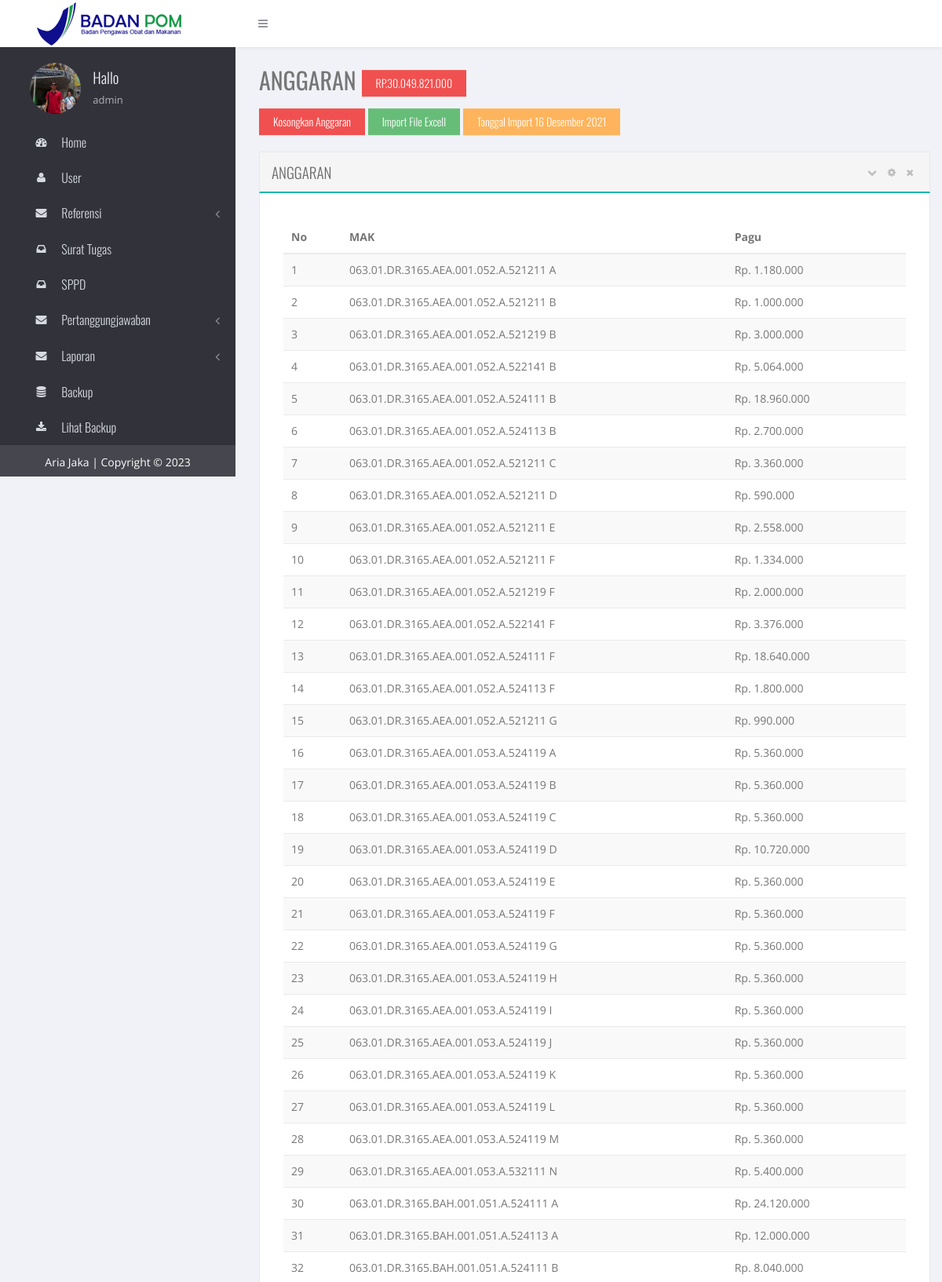
The page /admin/index.php?mod=anggaran&act=view (signed in, upper part) on the database its author committed.
### tables this page shows
CREATE TABLE IF NOT EXISTS `user` (
  `id_user` int(10) NOT NULL AUTO_INCREMENT,
  `nama` varchar(100) NOT NULL,
  `username` varchar(25) NOT NULL,
  `password` varchar(100) NOT NULL,
  `status` int(5) NOT NULL,
  PRIMARY KEY (`id_user`)
);

CREATE TABLE IF NOT EXISTS `anggaran` (
  `id` int(11) NOT NULL AUTO_INCREMENT,
  `mak` varchar(50) NOT NULL,
  `kegiatan` varchar(256) NOT NULL,
  `pagu` bigint(20) NOT NULL,
  `tanggal_revisi` date NOT NULL,
  PRIMARY KEY (`id`)
);

### admin/sql/realisasi/view.php (called while the page is built)
<?php
	$sql = "SELECT * FROM anggaran ORDER BY id";
	$realisasi= mysql_query($sql)or die("Query failed with error: ".mysql_error());
?>

### admin/view/anggaran/view-anggaran.php (the view, shortened to what this page needs)
<div class="col-lg-12">
<section class="box ">
    <header class="panel_header">
        <h2 class="title pull-left">Anggaran</h2>
        <div class="actions panel_actions pull-right">
            <i class="box_toggle fa fa-chevron-down"></i>
            <i class="box_setting fa fa-cog" data-toggle="modal" href="#section-settings"></i>
            <i class="box_close fa fa-times"></i>
        </div>
    </header>
    <div class="content-body">
        <div class="row">
            <div class="col-md-12 col-sm-12 col-xs-12">
            <table id="example-1" class="table table-striped dt-responsive display" cellspacing="0" width="100%">
                    <thead>
                        <tr>
                            <th>No</th>
                            <th>MAK</th>
                            <th>Pagu</th>
                        </tr>
                    </thead>
                    <tbody>
                    <?php
                        include ('sql/realisasi/view.php');
						$no = 0;
                        while ($data_realisasi = mysql_fetch_assoc($realisasi)) {
                            $pagu = $data_realisasi['pagu'];
							$no++;
                    ?>
                        <tr>
                        	<td><?php echo $no; ?></td>
                            <td><?php echo $data_realisasi['mak']; ?></td>
                            <td><?php echo 'Rp. '.number_format($pagu,0,",","."); ?></td>
                        </tr>
                        <?php
                            }
                        ?>
                    </tbody>
                </table>
            </div>
        </div>
    </div>
</section></div>

### admin/part/sidebar.php (shortened to what this page needs)
  <div class="page-sidebar ">
      <div class="page-sidebar-wrapper" id="main-menu-wrapper">
          <div class="profile-info row">
              <div class="profile-image col-md-4 col-sm-4 col-xs-4">
                  <a>
                      <img src="assets/images/user.png" class="img-responsive img-circle">
                  </a>
              </div>
              <div class="profile-details col-md-8 col-sm-8 col-xs-8">
                  <h3>
                      <a href="ui-profile.html">Hallo</a>
                      <span class="profile-status online"></span>
                  </h3>
                  <p class="profile-title">
                  <?php include('../config/config.php');
  $nama = $_SESSION['id_nama'];
  $cari = mysql_query("SELECT * FROM user WHERE nama='$nama'");
  $data = mysql_fetch_assoc($cari);
  echo $data['nama'];
?>
                  </p>
              </div>
          </div>
          <ul class='wraplist'>
              <li
              <?php if (isset($_GET['mod'])) {
                  $mod = $_GET['mod'];
                  if ($mod == 'dashboard') {
                      echo "class='open'";
                  }
              } ?>
              >
                  <a href="index.php">
                      <i class="fa fa-dashboard"></i>
                      <span class="title">Home</span>
                  </a>
              </li>
              <li
              <?php if (isset($_GET['mod'])) {
                  $mod = $_GET['mod'];
                  if ($mod == 'user') {
                      echo "class='open'";
                  }
              } ?>
              >
                  <a href="index.php?mod=user&act=view">
                      <i class="fa fa-user"></i>
                      <span class="title">User</span>
                  </a>
              </li>
              <li
                  <?php if (isset($_GET['mod'])) {
                      $mod = $_GET['mod'];
                      if ($mod == 'referensi') {
                          echo "class='open'";
                      }
                  } ?>
              >
                  <a href="javascript:;">
                      <i class="fa fa-envelope"></i>
                      <span class="title">Referensi</span>
                      <span class="arrow "></span>
                  </a>
              </li>
              <li
              <?php if (isset($_GET['mod'])) {
                  $mod = $_GET['mod'];
                  if ($mod == 'surat_tugas') {
                      echo "class='open'";
                  }
              } ?>
              >
                  <a href="index.php?mod=surat_tugas&act=view">
                      <i class="fa fa-inbox"></i>
                      <span class="title">Surat Tugas</span>
                  </a>
              </li>
              <li
              <?php if (isset($_GET['mod'])) {
                  $mod = $_GET['mod'];
                  if ($mod == 'sppd') {
                      echo "class='open'";
                  }
              } ?>
              >
                  <a href="index.php?mod=sppd&act=view">
                      <i class="fa fa-inbox"></i>
                      <span class="title">SPPD</span>
                  </a>
              </li>
              <li
                  <?php if (isset($_GET['mod'])) {
                      $mod = $_GET['mod'];
                      if ($mod == 'ptj') {
                          echo "class='open'";
                      }
                  } ?>
              >
                  <a href="javascript:;">
                      <i class="fa fa-envelope"></i>
                      <span class="title">Pertanggungjawaban</span>
                      <span class="arrow "></span>
                  </a>
              </li>
              <li
                  <?php if (isset($_GET['mod'])) {
                      $mod = $_GET['mod'];
                      if ($mod == 'laporan') {
                          echo "class='open'";
                      }
                  } ?>
              >
                  <a href="javascript:;">
                      <i class="fa fa-envelope"></i>
                      <span class="title">Laporan</span>
                      <span class="arrow "></span>
                  </a>
              </li>
              <li>
                  <a href="backup.php">
                      <i class="fa fa-database"></i>
                      <span class="title">Backup</span>
                  </a>
                  </li>
                  <li>
                  <a href="backup/">
                      <i class="fa fa-download"></i>
                      <span class="title">Lihat Backup</span>
                  </a>
                  </li>
          </ul>
      </div>
      <div class="project-info">
          <div style="color:white;padding:10px 10px 10px 10px;">
              <center>Aria Jaka | Copyright &copy; <?= date('Y') ?></center>
          </div>
      </div>
  </div>

### rows shown on the page
user: nama "admin"
anggaran: mak "063.01.DR.3165.AEA.001.052.A.521211 A", pagu "1.180.000"
anggaran: mak "063.01.DR.3165.AEA.001.052.A.521211 B", pagu "1.000.000"
anggaran: mak "063.01.DR.3165.AEA.001.052.A.521219 B", pagu "3.000.000"
anggaran: mak "063.01.DR.3165.AEA.001.052.A.522141 B", pagu "5.064.000"
anggaran: mak "063.01.DR.3165.AEA.001.052.A.524111 B", pagu "18.960.000"
anggaran: mak "063.01.DR.3165.AEA.001.052.A.524113 B", pagu "2.700.000"
anggaran: mak "063.01.DR.3165.AEA.001.052.A.521211 C", pagu "3.360.000"
anggaran: mak "063.01.DR.3165.AEA.001.052.A.521211 D", pagu "590.000"
anggaran: mak "063.01.DR.3165.AEA.001.052.A.521211 E", pagu "2.558.000"
anggaran: mak "063.01.DR.3165.AEA.001.052.A.521211 F", pagu "1.334.000"
anggaran: mak "063.01.DR.3165.AEA.001.052.A.521219 F", pagu "2.000.000"
anggaran: mak "063.01.DR.3165.AEA.001.052.A.522141 F", pagu "3.376.000"
anggaran: mak "063.01.DR.3165.AEA.001.052.A.524111 F", pagu "18.640.000"
anggaran: mak "063.01.DR.3165.AEA.001.052.A.524113 F", pagu "1.800.000"
anggaran: mak "063.01.DR.3165.AEA.001.052.A.521211 G", pagu "990.000"
anggaran: mak "063.01.DR.3165.AEA.001.053.A.524119 A", pagu "5.360.000"
anggaran: mak "063.01.DR.3165.AEA.001.053.A.524119 B", pagu "5.360.000"
anggaran: mak "063.01.DR.3165.AEA.001.053.A.524119 C", pagu "5.360.000"
anggaran: mak "063.01.DR.3165.AEA.001.053.A.524119 D", pagu "10.720.000"
anggaran: mak "063.01.DR.3165.AEA.001.053.A.524119 E", pagu "5.360.000"
anggaran: mak "063.01.DR.3165.AEA.001.053.A.524119 F", pagu "5.360.000"
anggaran: mak "063.01.DR.3165.AEA.001.053.A.524119 G", pagu "5.360.000"
anggaran: mak "063.01.DR.3165.AEA.001.053.A.524119 H", pagu "5.360.000"
anggaran: mak "063.01.DR.3165.AEA.001.053.A.524119 I", pagu "5.360.000"
anggaran: mak "063.01.DR.3165.AEA.001.053.A.524119 J", pagu "5.360.000"
anggaran: mak "063.01.DR.3165.AEA.001.053.A.524119 K", pagu "5.360.000"
anggaran: mak "063.01.DR.3165.AEA.001.053.A.524119 L", pagu "5.360.000"
anggaran: mak "063.01.DR.3165.AEA.001.053.A.524119 M", pagu "5.360.000"
anggaran: mak "063.01.DR.3165.AEA.001.053.A.532111 N", pagu "5.400.000"
anggaran: mak "063.01.DR.3165.BAH.001.051.A.524111 A", pagu "24.120.000"
anggaran: mak "063.01.DR.3165.BAH.001.051.A.524113 A", pagu "12.000.000"
anggaran: mak "063.01.DR.3165.BAH.001.051.A.524111 B", pagu "8.040.000"

### other values the page prints
$jml_total_pagu "30.049.821.000"
substr($tgl_revisi, 8, 2) "16"
$sebut "Desember"
substr($tgl_revisi, 0, 4) "2021"
